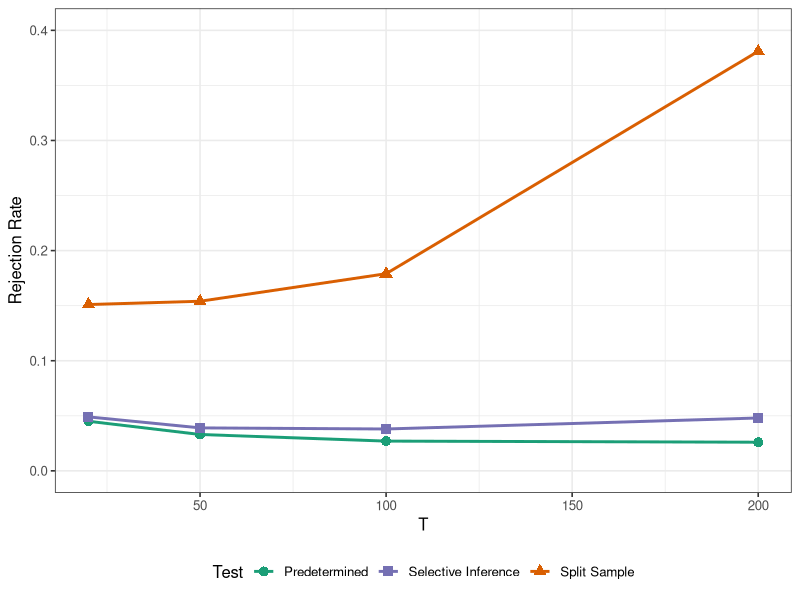
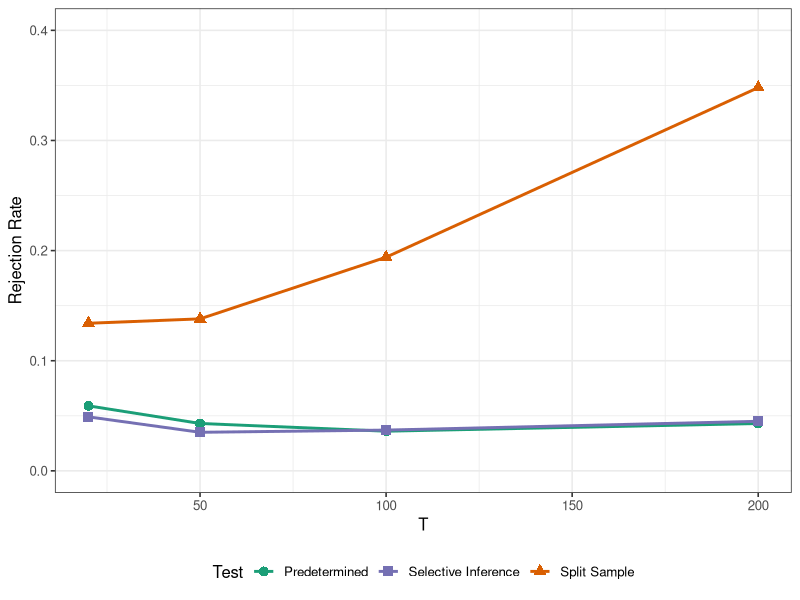

The R source for these figures, in order:
# Load necessary libraries
library(ggplot2)
library(tidyr)
library(dplyr)
library(here)

# Input data
df <- data.frame(
  Tobs = c(20, 50, 100, 200),
  known = c(0.045,
            0.033,
            0.027,
            0.026
  ),
  known_cond = c(0.059,
                 0.043,
                 0.036,
                 0.043
  ),
  split = c(0.151,
            0.154,
            0.179,
            0.381
  ),
  split_cond = c(0.134,
                 0.138,
                 0.194,
                 0.348
  ),
  selective = c(0.049,
                0.039,
                0.038,
                0.048
  ),
  selective_cond = c(0.049,
                     0.035,
                     0.037,
                     0.045
  )
)

# Prepare tidy data
df_uncond <- df %>%
  select(Tobs, known, split, selective) %>%
  pivot_longer(cols = -Tobs, names_to = "Test", values_to = "RejectionRate")

df_cond <- df %>%
  select(Tobs, known_cond, split_cond, selective_cond) %>%
  rename_with(~gsub("_cond", "", .x)) %>%
  pivot_longer(cols = -Tobs, names_to = "Test", values_to = "RejectionRate")

# Define color and shape palettes
color_palette <- c("known" = "#1b9e77", "split" = "#d95f02", "selective" = "#7570b3")
shape_palette <- c("known" = 16, "split" = 17, "selective" = 15)  # circle, triangle, square
label_names <- c("known" = "Predetermined", "split" = "Split Sample", "selective" = "Selective Inference")

# Plot for Unconditional
p_uncond <- ggplot(df_uncond, aes(x = Tobs, y = RejectionRate, color = Test, shape = Test)) +
  geom_line(size = 1) +
  geom_point(size = 3) +
  scale_color_manual(values = color_palette, labels = label_names) +
  scale_shape_manual(values = shape_palette, labels = label_names) +
  labs(x = "T", y = "Rejection Rate") +
  ylim(0, 0.4) +
  theme_bw(base_size = 12) +
  theme(legend.position = "bottom")

# Plot for Conditional
p_cond <- ggplot(df_cond, aes(x = Tobs, y = RejectionRate, color = Test, shape = Test)) +
  geom_line(size = 1) +
  geom_point(size = 3) +
  scale_color_manual(values = color_palette, labels = label_names) +
  scale_shape_manual(values = shape_palette, labels = label_names) +
  labs(x = "T", y = "Rejection Rate") +
  ylim(0, 0.4) +
  theme_bw(base_size = 12) +
  theme(legend.position = "bottom")

# Export each plot to PDF
ggsave(here("Tools", "clusteredEPA", "Results", "unconditional_CEPA_size_sbreaks.pdf"), plot = p_uncond, width = 5.5, height = 4)
ggsave(here("Tools", "clusteredEPA", "Results", "conditional_CEPA_size_sbreaks.pdf"), plot = p_cond, width = 5.5, height = 4)
